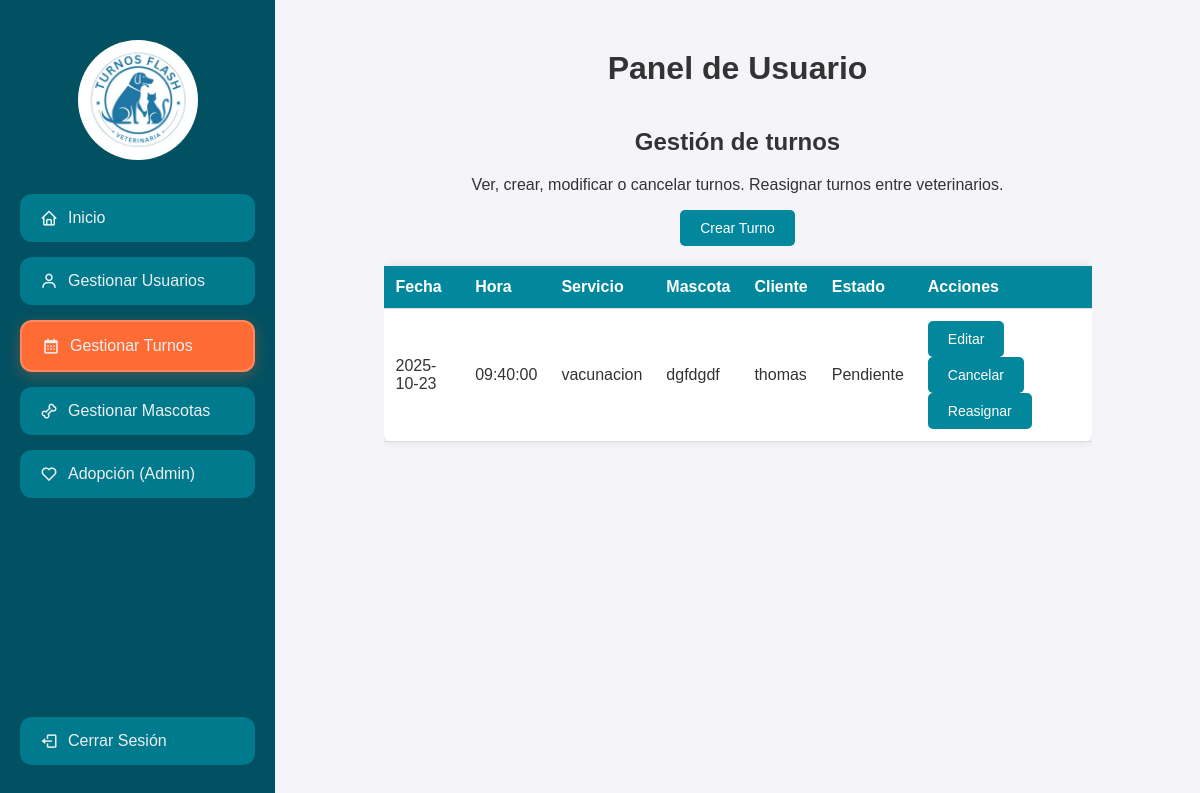
/gestionar_turnos.php (signed in), run on the app's committed database.
### tables this page shows
CREATE TABLE `turnos` (
  `id` int(11) NOT NULL,
  `user_id` int(11) NOT NULL,
  `mascota_id` int(11) NOT NULL,
  `fecha` date NOT NULL,
  `hora` time NOT NULL,
  `tipo_servicio` enum('cirugia','peluqueria','vacunacion','Control','castracion','baño') NOT NULL,
  `estado` enum('Pendiente','Terminado') DEFAULT 'Pendiente'
);

CREATE TABLE `mascotas` (
  `id` int(11) NOT NULL,
  `user_id` int(11) NOT NULL,
  `nombre` varchar(50) NOT NULL,
  `especie` varchar(50) NOT NULL,
  `raza` varchar(50) NOT NULL,
  `edad` int(11) NOT NULL,
  `sexo` varchar(10) NOT NULL,
  `peso` decimal(5,2) NOT NULL,
  `esterilizado` tinyint(1) NOT NULL,
  `foto` varchar(255) DEFAULT NULL
);

CREATE TABLE `user` (
  `id` int(11) NOT NULL,
  `nombre_usuario` varchar(50) NOT NULL,
  `correo_electronico` varchar(100) NOT NULL,
  `contrasena` varchar(255) NOT NULL,
  `rol` enum('cliente','admin','doctor') DEFAULT 'cliente',
  `telefono` varchar(20) DEFAULT NULL,
  `dni` varchar(20) DEFAULT NULL,
  `apellido` varchar(50) DEFAULT NULL
);

### gestionar_turnos.php (the view, shortened to what this page needs)
<?php
$mysqli = new mysqli("localhost", "root", "", "veterinaria");
$sql = "SELECT t.id, t.fecha, t.hora, t.tipo_servicio, t.estado, m.nombre AS mascota, u.nombre_usuario AS cliente
        FROM turnos t
        JOIN mascotas m ON t.mascota_id = m.id
        JOIN user u ON t.user_id = u.id";
$result = $mysqli->query($sql);
?>
<!DOCTYPE html>
<html lang="es">
<head>
    <link href='https://unpkg.com/boxicons@2.1.4/css/boxicons.min.css' rel='stylesheet'>
</head>
<body>
    <div class="sidebar">
        <div class="profile-section">
            <img src="logo_perro.jpg" alt="Foto de Perfil" class="profile-image">
        </div>
        <a href="admin_dashboard.php"><i class='bx bx-home'></i><span>Inicio</span></a>
        <a href="gestionar_usuarios.php"><i class='bx bx-user'></i><span>Gestionar Usuarios</span></a>
        <a href="gestionar_turnos.php" class="active"><i class='bx bx-calendar'></i><span>Gestionar Turnos</span></a>
        <a href="gestionar_mascotas.php"><i class='bx bx-bone'></i><span>Gestionar Mascotas</span></a>
        <a href="adopcion_page.php?view=admin"><i class='bx bx-heart'></i><span>Adopción (Admin)</span></a>
        <div class="bottom-menu">
        <a href="index.php" id="logout-button"><i class='bx bx-log-out'></i><span>Cerrar Sesión</span></a>
        </div>
    </div>
    <div class="content">
        <h1>Panel de Usuario</h1>
        <div class="container">
            <h2>Gestión de turnos</h2>
            <p>Ver, crear, modificar o cancelar turnos. Reasignar turnos entre veterinarios.</p>
            <button class="button" onclick="openCreateModal()">Crear Turno</button>
            <table>
                <thead>
                    <tr>
                        <th>Fecha</th>
                        <th>Hora</th>
                        <th>Servicio</th>
                        <th>Mascota</th>
                        <th>Cliente</th>
                        <th>Estado</th>
                        <th>Acciones</th>
                    </tr>
                </thead>
                <tbody>
                    <?php while ($row = $result->fetch_assoc()): ?>
                        <tr>
                            <td><?php echo $row['fecha']; ?></td>
                            <td><?php echo $row['hora']; ?></td>
                            <td><?php echo $row['tipo_servicio']; ?></td>
                            <td><?php echo $row['mascota']; ?></td>
                            <td><?php echo $row['cliente']; ?></td>
                            <td><?php echo isset($row['estado']) ? htmlspecialchars($row['estado']) : 'pendiente'; ?></td>
                            <td>
                                <button class="button" onclick="openEditModal(<?php echo $row['id']; ?>)">Editar</button>
                                <button class="button" onclick="confirmDelete(<?php echo $row['id']; ?>)">Cancelar</button>
                                <button class="button" onclick="openReassignModal(<?php echo $row['id']; ?>)">Reasignar</button>
                            </td>
                        </tr>
                    <?php endwhile; ?>
                </tbody>
            </table>
        </div>
    </div>
</body>
</html>

### gestionar_turnos.php (style rules this page uses)
body { font-family: Arial, sans-serif; margin: 0; padding: 0; display: flex; overflow: hidden; background-color: #f4f4f9; color: #333; transition: background-color 0.3s, color 0.3s; }
.sidebar { width: 275px; background-color: #025162; color: #ecf0f1; padding-top: 40px; display: flex; flex-direction: column; align-items: center; height: 100vh; transition: width 0.3s, background-color 0.3s; position: relative; }
.profile-section { text-align: center; margin-bottom: 20px; transition: margin-bottom 0.3s; }
.profile-image { width: 120px; height: 120px; border-radius: 50%; object-fit: cover; margin-bottom: 10px; transition: width 0.3s, height 0.3s; }
.sidebar a { display: flex; align-items: center; justify-content: flex-start; color: #ecf0f1; text-decoration: none; padding: 15px 20px; width: calc(100% - 40px); margin-bottom: 15px; background-color: #027a8d; border-radius: 12px; font-size: 16px; transition: background-color 0.3s, padding 0.3s, transform 0.15s ease-in-out; box-sizing: border-box; position: relative; }
.sidebar a.active { background-color: #ff6b35; box-shadow: 0 4px 15px rgba(255, 107, 53, 0.3); border: 2px solid rgba(255, 255, 255, 0.2); }
.sidebar i { margin-right: 10px; font-size: 18px; }
.sidebar span { transition: opacity 0.3s ease; }
.sidebar .bottom-menu { margin-top: auto; width: 100%; padding-bottom: 60px; display: flex; flex-direction: column; align-items: center; }
.content { flex-grow: 1; padding: 50px 20px; text-align: center; height: 100vh; transition: padding 0.3s; }
h1 { margin-top: 0; }
.container { width: 80%; margin: auto; overflow: hidden; }
table { width: 100%; border-collapse: collapse; margin: 20px 0; background: #fff; border-radius: 8px; box-shadow: 0 0 10px rgba(0, 0, 0, 0.1); }
table th, table td { padding: 12px; text-align: left; border-bottom: 1px solid #ddd; }
table th { background-color: #03879C; color: white; }
.button { background-color: #03879C; color: white; border: none; padding: 10px 20px; text-align: center; text-decoration: none; display: inline-block; font-size: 14px; border-radius: 5px; cursor: pointer; }

### data on the page
turnos: fecha "2025-10-23", hora "09:40:00", tipo_servicio "vacunacion", mascota.nombre "dgfdgdf", user.nombre_usuario "thomas", estado "Pendiente"
